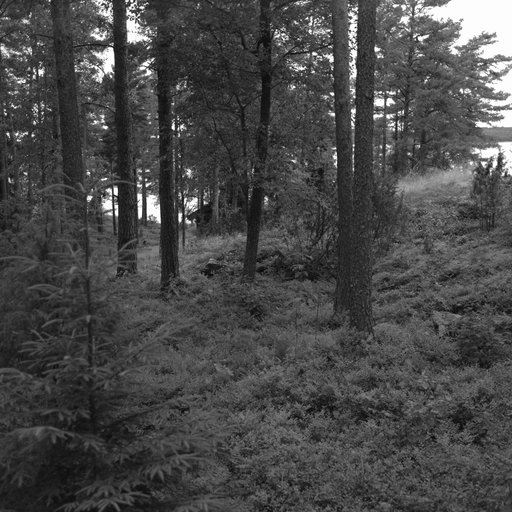
%> input picture RateDistortionBound/130.bmp, 512 x 512 px
$ octave --eval "result = RD('130.bmp');"   (GNU Octave 9; MATLAB toolbox functions it lacks are replaced by stand-ins)
%> lines starting %> are read from the running program, lines starting %| are printed output that depends on the picture
### RateDistortionBound/h.m
function y = h(x)
y = zeros(size(x));
I = abs(x - 0.5) < 0.4999999;
y(I) = -x(I).* log2(x(I)) - (1 - x(I)).* log2(1 - x(I));

end

### RateDistortionBound/RD.m
function [ cost ] = RD( fileName )
%> called with fileName = '130.bmp'
img = imread(fileName);
%> img is the input picture: size 512x512 uint8; min 3, max 255, mean 72.2
[m, n] = size(img);
%> m = 512; n = 512
R = zeros(m, n);
cost = zeros(m,n);
for i = 2:m-1
    for j = 2:n-1
        cur = img(i, j);
        R(i, j) = 1/4 *(abs(cur-img(i, j-1)) + abs(cur-img(i, j+1)) + abs(cur-img(i-1, j)) + abs(cur-img(i+1, j)));
    end
end
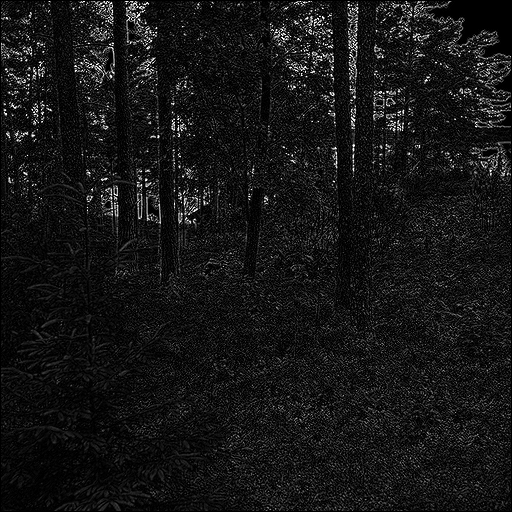
%> R: size 512x512 double; min 0, max 64, mean 5.7; drawn with min black and max white
cost = 1 ./ (1 + R);
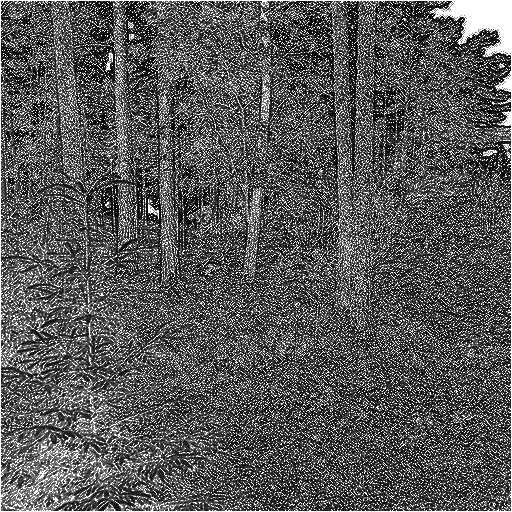
%> cost: size 512x512 double; min 0.0154, max 1, mean 0.355
cost_temp = cost(2:m-1, 2:n-1);
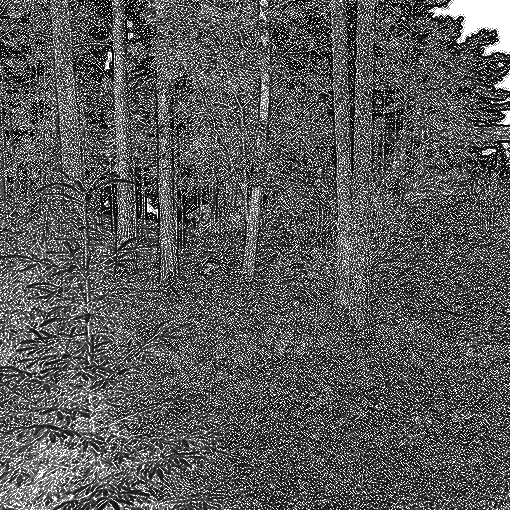
%> cost_temp: size 510x510 double; min 0.0154, max 1, mean 0.35
cost_temp = sort(reshape(cost_temp, (m-2)*(n-2), 1));
subplot(2,1,1);
plot(cost_temp);
xlabel('Pixel no.');
ylabel('rho');
title(strcat(fileName));

lambda = zeros(51, 1);
alpha = zeros(51, 1);
d = zeros(51, 1);
for i = 1:51
    lambda(i) = 1.2^(-31 + i);
    l = lambda(i);
    e = exp(-l .* cost);
    alpha(i) = 1./((m-2)*(n-2)) * sum(sum(h(1./(1+e))));
    d(i) = 1./((m-2)*(n-2)) * sum(sum(cost.*(e./(1+e))));
end
%> after the loop, alpha = 51 values, max 1.01 at index 1, min 0.091 at index 51, mean 0.827; d = 51 values, max 0.179 at index 1, min 0.00108 at index 51, mean 0.117; lambda = 51 values from 0.00421 to 38.34
subplot(2,1,2);
plot(alpha, d);
xlabel('Rate(bpp)');
ylabel('Distortion per pixel');
title('R-D');
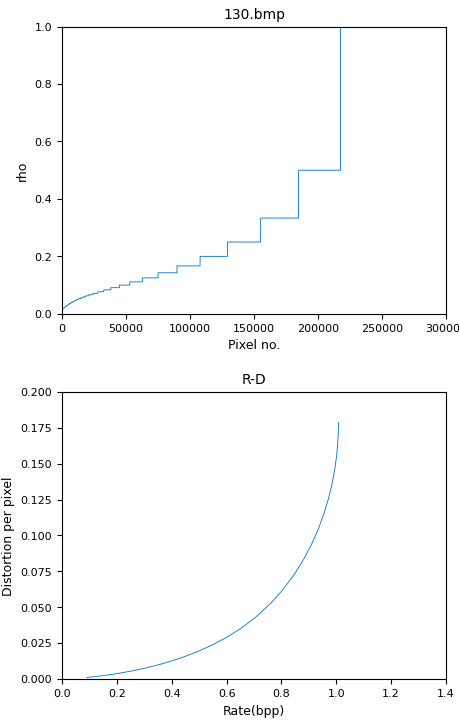
%> figure redrawn from the program's plot data, 2 panels; panel 1: curve peaks at x = 217556, y = 1

lambda = 1.2^(-31+31);
prob = zeros(m, n);
for i = 2:m-1
    for j = 2:n-1
        miu = -1/lambda;
        prob(i, j) = 1 / (1 + exp(-cost(i,j)/miu));
    end
end
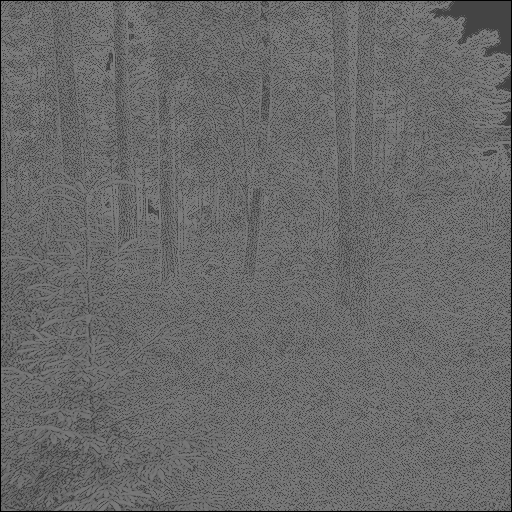
%> prob: size 512x512 double; min 0, max 0.496, mean 0.413
prob_temp = sort(reshape(prob(2:m-1, 2:n-1), (m-2)*(n-2),1 ));
threshold = prob_temp((m-2)*(n-2)-50000);    % select the largest 50000 pixel with  highest probability
%> threshold = 0.475
newimg = zeros(m, n);
for i = 1:m
    for j = 1:n
        if prob(i, j) >= threshold
            newimg(i, j) = 255;
        end
    end
end
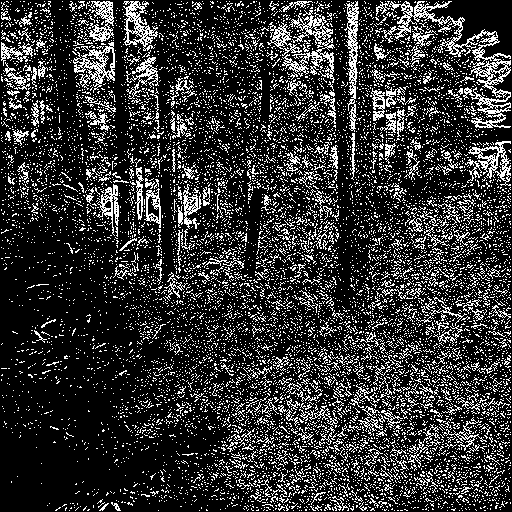
%> newimg: size 512x512 double; 20.2% white in thin lines or dots
figure(2);
imshow(newimg);


end

$ run again, on RateDistortionBound/293.bmp
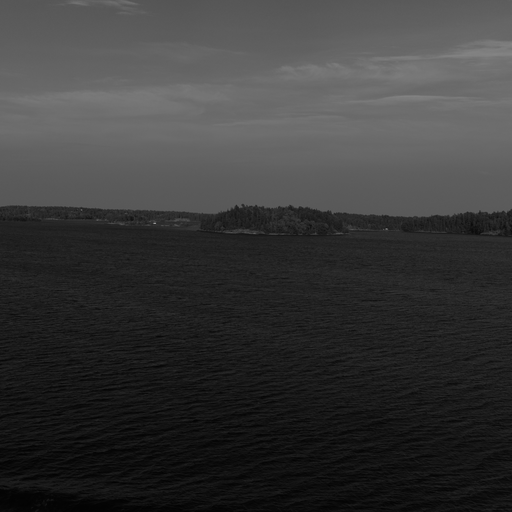
%> input picture RateDistortionBound/293.bmp, 512 x 512 px
%> in RD, img is the input picture: size 512x512 uint8; min 2, max 152, mean 56.8
%> after the loop in RD, `for i = 1:51`: alpha = 51 values, max 1.01 at index 1, min 0.00304 at index 51, mean 0.737; d = 51 values, max 0.328 at index 1, min 4.47e-05 at index 51, mean 0.202; lambda = 51 values from 0.00421 to 38.34
%> after the loop in RD, `for i = 2:m-1`:
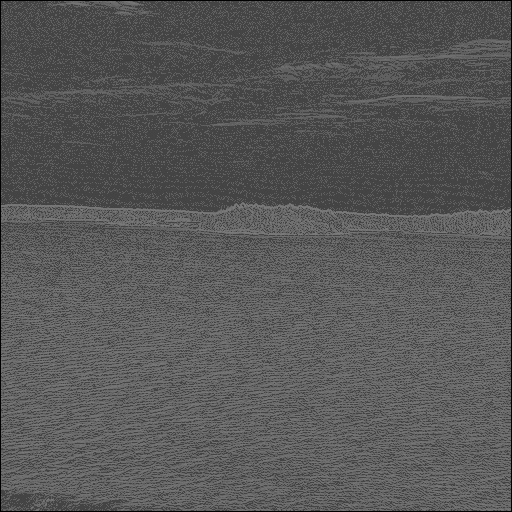
%> prob: size 512x512 double; min 0, max 0.496, mean 0.344
%> threshold = 0.417
%> after the loop in RD, `for i = 1:m`:
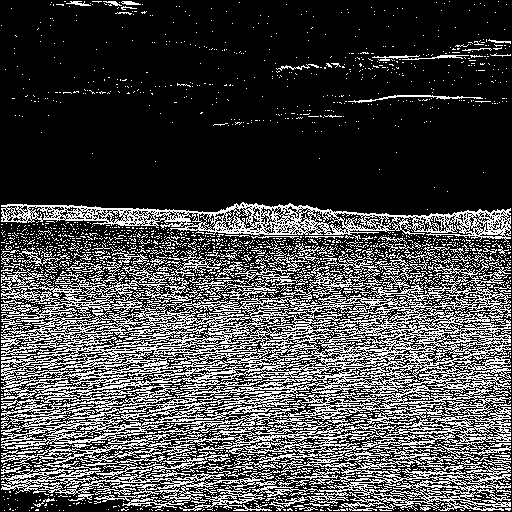
%> newimg: size 512x512 double; 28.2% white in thin lines or dots
